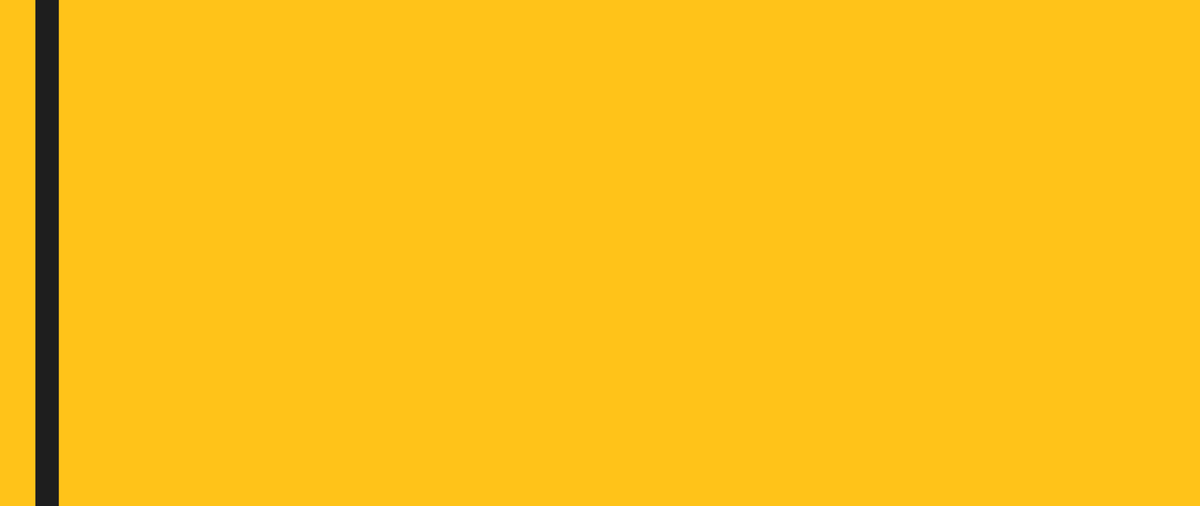
Frame 1 (no input)
Frame 2 (the mouse pressed at the canvas centre, redrawn once): identical to frame 1, image omitted

The Processing sketch that drew this single still picture (run headless with seeded random() and noise(); the mouse was pressed at the canvas centre and the sketch redrawn once):

// Processing sketch: kill_bill
// ── kill_bill.pde
// Manuale di Programmazione Cinematografica
// Daniele Olmisani, 2015

// Kill Bill

final color PAPER = color(255, 195, 25);
final color INK = color(30);

final int SIZE = 50;

void setup() {
  size(2560, 1080);
  noLoop();
}

void draw() {
  
  background(PAPER);
  
  stroke(INK);
  strokeWeight(SIZE);
  
  line(2*SIZE, 0, 2*SIZE, height);
  
  save("kill-bill.png");
}
